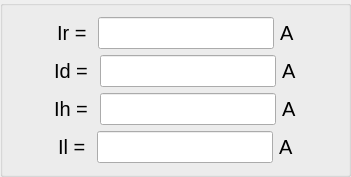
      <widget class="QGroupBox" name="groupBox_16">
       <property name="font">
        <font>
         <pointsize>15</pointsize>
        </font>
       </property>
       <property name="title">
        <string/>
       </property>
       <layout class="QVBoxLayout" name="verticalLayout_24" stretch="1,1,1,1">
        <item>
         <layout class="QHBoxLayout" name="horizontalLayout_34">
          <item>
           <spacer name="horizontalSpacer_60">
            <property name="orientation">
             <enum>Qt::Horizontal</enum>
            </property>
            <property name="sizeHint" stdset="0">
             <size>
              <width>40</width>
              <height>20</height>
             </size>
            </property>
           </spacer>
          </item>
          <item>
           <widget class="QLabel" name="label_61">
            <property name="text">
             <string>Ir = </string>
            </property>
           </widget>
          </item>
          <item>
           <widget class="QLineEdit" name="lineEdit_42"/>
          </item>
          <item>
           <widget class="QLabel" name="label_62">
            <property name="text">
             <string>A</string>
            </property>
           </widget>
          </item>
          <item>
           <spacer name="horizontalSpacer_61">
            <property name="orientation">
             <enum>Qt::Horizontal</enum>
            </property>
            <property name="sizeHint" stdset="0">
             <size>
              <width>40</width>
              <height>20</height>
             </size>
            </property>
           </spacer>
          </item>
         </layout>
        </item>
        <item>
         <layout class="QHBoxLayout" name="horizontalLayout_35">
          <item>
           <spacer name="horizontalSpacer_62">
            <property name="orientation">
             <enum>Qt::Horizontal</enum>
            </property>
            <property name="sizeHint" stdset="0">
             <size>
              <width>40</width>
              <height>20</height>
             </size>
            </property>
           </spacer>
          </item>
          <item>
           <widget class="QLabel" name="label_63">
            <property name="text">
             <string>Id = </string>
            </property>
           </widget>
          </item>
          <item>
           <widget class="QLineEdit" name="lineEdit_43"/>
          </item>
          <item>
           <widget class="QLabel" name="label_64">
            <property name="text">
             <string>A</string>
            </property>
           </widget>
          </item>
          <item>
           <spacer name="horizontalSpacer_63">
            <property name="orientation">
             <enum>Qt::Horizontal</enum>
            </property>
            <property name="sizeHint" stdset="0">
             <size>
              <width>40</width>
              <height>20</height>
             </size>
            </property>
           </spacer>
          </item>
         </layout>
        </item>
        <item>
         <layout class="QHBoxLayout" name="horizontalLayout_36">
          <item>
           <spacer name="horizontalSpacer_64">
            <property name="orientation">
             <enum>Qt::Horizontal</enum>
            </property>
            <property name="sizeHint" stdset="0">
             <size>
              <width>40</width>
              <height>20</height>
             </size>
            </property>
           </spacer>
          </item>
          <item>
           <widget class="QLabel" name="label_65">
            <property name="text">
             <string>Ih = </string>
            </property>
           </widget>
          </item>
          <item>
           <widget class="QLineEdit" name="lineEdit_44"/>
          </item>
          <item>
           <widget class="QLabel" name="label_66">
            <property name="text">
             <string>A</string>
            </property>
           </widget>
          </item>
          <item>
           <spacer name="horizontalSpacer_65">
            <property name="orientation">
             <enum>Qt::Horizontal</enum>
            </property>
            <property name="sizeHint" stdset="0">
             <size>
              <width>40</width>
              <height>20</height>
             </size>
            </property>
           </spacer>
          </item>
         </layout>
        </item>
        <item>
         <layout class="QHBoxLayout" name="horizontalLayout_37">
          <item>
           <spacer name="horizontalSpacer_66">
            <property name="orientation">
             <enum>Qt::Horizontal</enum>
            </property>
            <property name="sizeHint" stdset="0">
             <size>
              <width>40</width>
              <height>20</height>
             </size>
            </property>
           </spacer>
          </item>
          <item>
           <widget class="QLabel" name="label_67">
            <property name="text">
             <string>Il = </string>
            </property>
           </widget>
          </item>
          <item>
           <widget class="QLineEdit" name="lineEdit_45"/>
          </item>
          <item>
           <widget class="QLabel" name="label_68">
            <property name="text">
             <string>A</string>
            </property>
           </widget>
          </item>
          <item>
           <spacer name="horizontalSpacer_67">
            <property name="orientation">
             <enum>Qt::Horizontal</enum>
            </property>
            <property name="sizeHint" stdset="0">
             <size>
              <width>40</width>
              <height>20</height>
             </size>
            </property>
           </spacer>
          </item>
         </layout>
        </item>
       </layout>
      </widget>
